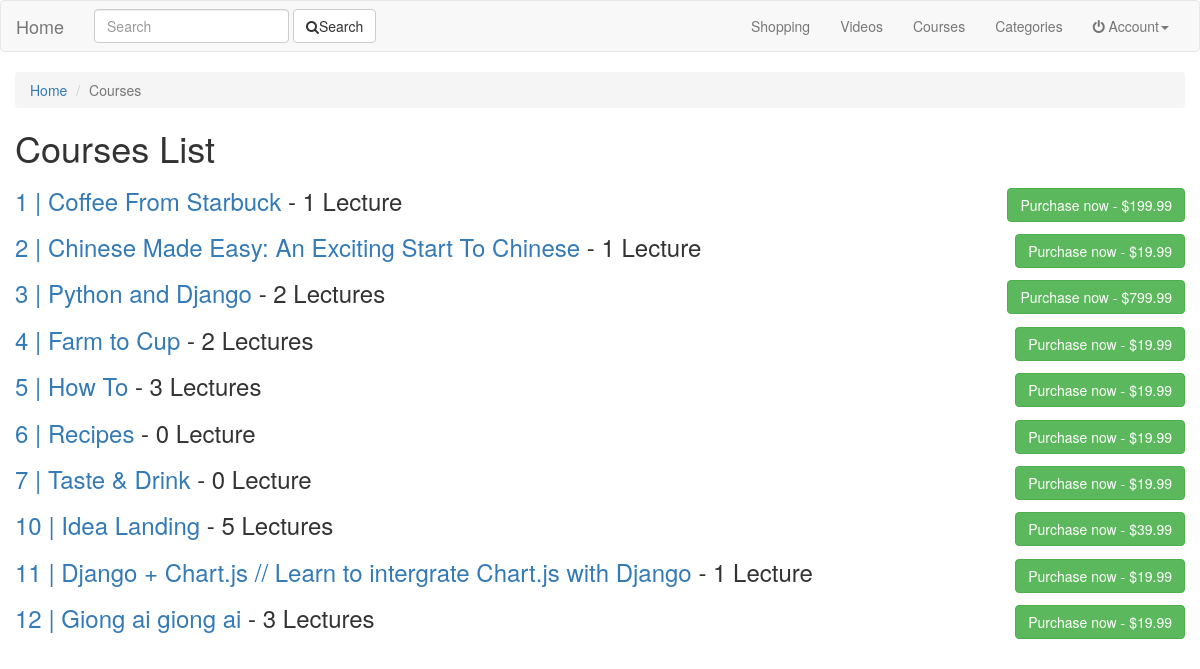
Page /courses/ on the committed database.
### courses/models.py (models this page shows, shortened)
class Course(models.Model):
	user 		= models.ForeignKey(settings.AUTH_USER_MODEL)
	title 		= models.CharField(max_length=120)
	slug 		= models.SlugField(blank=True)
	category 	= models.ForeignKey(Category, related_name="primary_category", null=True, blank=True)
	secondary 	= models.ManyToManyField(Category, related_name="secondary_category", blank=True)
	image 		= models.ImageField(
			upload_to=handle_upload,
			height_field='image_height',
			width_field='image_width',
			blank=True,null=True
		)
	image_height= models.IntegerField(blank=True,null=True)
	image_width	= models.IntegerField(blank=True,null=True)
	price		= models.DecimalField(decimal_places=2, max_digits=100)
	active 		= models.BooleanField(default=True)
	description = models.TextField()
	updated 	= models.DateTimeField(auto_now=True)
	timestamp 	= models.DateTimeField(auto_now_add=True)
	objects = CourseManager()
	def get_absolute_url(self):
		return reverse("courses:detail", kwargs={"slug": self.slug})

### courses/views.py (the view)
class CourseListView(ListView):
	def get_queryset(self):
		user = self.request.user
		qs = Course.objects.all()
		if user.is_authenticated():
			qs = qs.owned(user)
		return qs

### courses/models.py (called while the page is built)
	def active(self):
		return self.filter(active=True)

	def get_queryset(self):
		return CourseQuerySet(self.model, using=self._db)

	def all(self):
		return self.get_queryset().all().active()

### search/templatetags/search_form.py (called while the page is built)
@register.inclusion_tag("search/snippets/search_form.html")
def search_form(request, navbar=False):
	return {"request": request, "navbar": navbar}

### courses/templates/courses/course_list.html
{% extends 'base.html' %} {% block title %} Courses List | {{ block.super }} {% endblock %} {% block content %}
<ol class="breadcrumb">
  <li><a href="{% url 'home' %}">Home</a></li>
  <li class="active">Courses</li>
</ol>
<h1>Courses List</h1> {% for course in object_list %}
<h3>
    <a href="{{ course.get_absolute_url }}">{{ course.id }} | {{ course.title }}</a> - {{ course.lecture_set.all.count }} {% if course.lecture_set.all.count > 1 %} Lectures {% else %} Lecture {% endif %}
    <span class="pull-right">{% if course.is_owner %}
    <button class="btn btn-info">Owned</button>
    {% else %}
    <button class="btn btn-success"><a style="color:white" href="{% url 'order-list' %}">Purchase now - ${{ course.price }}</a></button>
    {% endif %}</span>
</h3>
{% endfor %} {% endblock %}

### rows in the picture
Course: id "1", title "Coffee From Starbuck", lecture_set.all.count "1", shows "Lecture", price "199.99"
Course: id "2", title "Chinese Made Easy: An Exciting Start To Chinese", lecture_set.all.count "1", shows "Lecture", price "19.99"
Course: id "3", title "Python and Django", lecture_set.all.count "2", shows "Lectures", price "799.99"
Course: id "4", title "Farm to Cup", lecture_set.all.count "2", shows "Lectures", price "19.99"
Course: id "5", title "How To", lecture_set.all.count "3", shows "Lectures", price "19.99"
Course: id "6", title "Recipes", lecture_set.all.count "0", shows "Lecture", price "19.99"
Course: id "7", title "Taste & Drink", lecture_set.all.count "0", shows "Lecture", price "19.99"
Course: id "10", title "Idea Landing", lecture_set.all.count "5", shows "Lectures", price "39.99"
Course: id "11", title "Django + Chart.js // Learn to intergrate Chart.js with Django", lecture_set.all.count "1", shows "Lecture", price "19.99"
Course: id "12", title "Giong ai giong ai", lecture_set.all.count "3", shows "Lectures", price "19.99"
